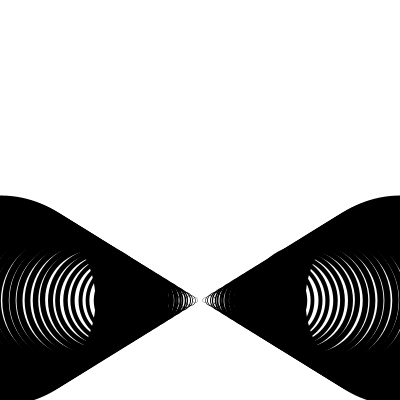
Frame 1 (no input)
Frame 60 (the mouse pressed at the canvas centre just before this capture): identical to frame 1, image omitted
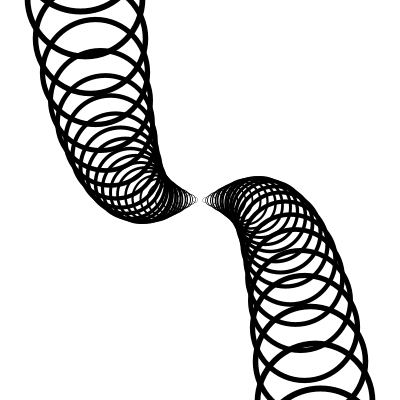
Frame 120 (the mouse held since frame 60 and released just before this capture)

The Processing sketch that drew these frames (run headless with seeded random() and noise(); from frame 60 on, the mouse is pressed at the canvas centre):

// Processing sketch: processing_37873
// ── processing_37873.pde

// Draw circles at points along the curve y = x^4
void setup() {
  noFill();
  smooth();
  size(400, 400);
}

void draw() {
  background(255);
  for (int x = -width/2; x <= width/2; x += 5) {
    float n = norm(x, 0.0, 100.0); // Range 0.0 to 1.0
    float y = pow(n, mouseX/40.0); // Calculate curve
    
    y *= 100; // Scale y to range 0.0 to 100.0
    strokeWeight(abs(n * 5)); // Increase thickness
    ellipse(x + width/2, y + height/2, abs(n * 100), abs(n * 100));
  }
  println(mouseX/40.0);
}
                
